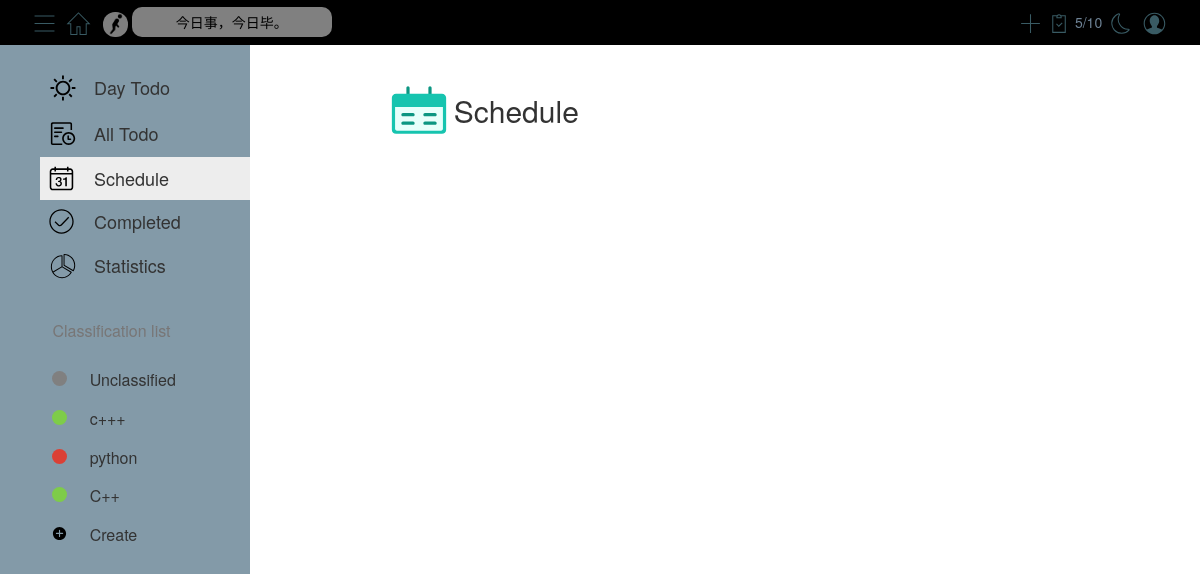
Screenshot of /schedule/ (signed in) with the database file from the repository.
### models.py (models this page shows)
class Class(db.Model):
    __tablename__ = 'class'
    cid = db.Column(db.Integer, primary_key=True, autoincrement=True)
    cname = db.Column(db.String(50), nullable=False)
    color = db.Column(db.String(50), nullable=False)
    uid = db.Column(db.Integer, db.ForeignKey('user.uid'), nullable=False)

### blueprints/schedule.py (the view)
@bp.route('/')
def index():
    if session.get('uid'):
        return render_template('schedule.html', modules=get_modules(), number_of_completed_tasks=get_number_of_completed_tasks(),
                               number_of_tasks=get_number_of_completed_tasks()+get_number_of_uncompleted_tasks())
    else:
        return redirect(url_for('user.login'))

### utils.py (called while the page is built)
def get_modules():
    uid = session.get('uid')
    modules = Class.query.filter_by(uid=uid).all()
    res = []
    for module in modules:
        res.append({'id': module.cid, 'name': module.cname, 'color': module.color})
    return res

def get_uncompleted_tasks():
    modules = get_modules()
    res = []
    for module in modules:
        cid = module['id']
        tasks = Task.query.filter_by(cid=cid, task_status=False).all()
        for task in tasks:
            if task.task_date < datetime.date.today():
                task_color = 'red'
            elif task.task_date > datetime.date.today():
                task_color = 'black'
            else:
                if task.task_time < datetime.datetime.now().time():
                    task_color = 'red'
                else:
                    task_color = 'black'
            res.append({"id": task.tid, "task_name": task.task_name, "task_description": task.task_description, "date": task.task_date, "time": task.task_time, "informed": task.informed, "cid": cid, "module_name": module['name'], "module_color": module['color'], "task_color": task_color})
    return res

def get_completed_tasks():
    modules = get_modules()
    res = []
    for module in modules:
        cid = module['id']
        tasks = Task.query.filter_by(cid=cid, task_status=True).all()
        for task in tasks:
            res.append({'id': task.tid, 'task_name': task.task_name, 'task_description': task.task_description, 'date': task.task_date, 'time': task.task_time, 'informed': task.informed, 'cid': cid, 'module_name': module['name'], 'module_color': module['color'], 'completed_date': task.completed_date, 'completed_time': task.completed_time})
    return res

def get_number_of_uncompleted_tasks():
    tasks = get_uncompleted_tasks()
    return len(tasks)

def get_number_of_completed_tasks():
    tasks = get_completed_tasks()
    return len(tasks)

### templates/schedule.html (shortened to what this page needs)
<link href="../static/style/schedule.css" rel="stylesheet" type="text/css"/>
{% extends "base.html" %}
{% block content %}
    <div class="container" id="schedule-mainContent">
        <div id="status-dock">
            <table>
                <tr>
                    <th>
                    </th>
                    <td style="font-size: 30px">Schedule</td>
                    <td style="font-size: 16px;padding-left: 8px;position: relative;top: 8px;" class="date"
                        id="today-date">
                    </td>
                </tr>
            </table>
        </div>
    </div>
{% endblock %}

### templates/base.html (shortened to what this page needs)
<!DOCTYPE html>
<html lang="en">
<head>
    <link rel="stylesheet" href="../static/bootstrap/bootstrap@3.4.1.min.css">
    <link rel="stylesheet" href="../static/style/base.css">
    <link rel="stylesheet" href="../static/flatpickr/flatpickr.min.css">
    <link id="flatpickrDark" rel="stylesheet" type="text/css" href="">
    <link rel="stylesheet" href="https://cdn.jsdelivr.net/npm/fullcalendar@5.11.3/main.min.css">
    <link rel="stylesheet" type="text/css" href="https://cdn.jsdelivr.net/npm/toastify-js/src/toastify.min.css">
</head>
<body>
<div class="topnav">
    <div class="topnav-left">
        <button>
        </button>
        <button id="home">
        </button>
        <img class="icon" src="../static/icon/run.gif" alt="run.gif"
             style="height: 25px; width: 25px; border-radius: 12px; opacity: 0.5; margin-left: 5px;">
        <div id="saying">今日事，今日毕。</div>
    </div>
    <div class="topnav-right">
        <button data-toggle="modal" data-target="#newTaskModel">
            <svg class="icon" width="25px" height="25px" viewBox="0 0 1024 1024" version="1.1"
                 xmlns="http://www.w3.org/2000/svg">
                <path d="M533.333333 490.666667V128h-42.666666v362.666667H128v42.666666h362.666667v362.666667h42.666666V533.333333h362.666667v-42.666666z"
                      fill="#395B64"/>
            </svg>
        </button>
        <div>
            <div id="numOfCompleted">{{ number_of_completed_tasks }}/{{ number_of_tasks }}</div>
        </div>
        <button id="day-night">
        </button>
        <button data-toggle="modal" data-target="#logout">
        </button>
    </div>
</div>
<div class="below container-fluid">
    <div id="sidebar">
        <table id="sidebar-top-table" class="table table-hover" style="width: 210px;">
            <tr id="today" onclick="location.href={{ url_for('today.index') }};">
                <td>
                </td>
                <td>Day Todo</td>
            </tr>
            <tr id="all" onclick="location.href={{ url_for('all.index') }};">
                <td>
                </td>
                <td>All Todo</td>
            </tr>
            <tr id="schedule" onclick="location.href={{ url_for('schedule.index') }};">
                <td>
                </td>
                <td>Schedule</td>
            </tr>
            <tr id="completed" onclick="location.href={{ url_for('completed.index') }};">
                <td>
                </td>
                <td>Completed</td>
            </tr>
            <tr id="statistics" onclick="location.href={{ url_for('statistics.index') }};">
                <td>
                </td>
                <td>Statistics</td>
            </tr>
        </table>
        <div id="line"></div>
        <div id="sidebar-text">Classification list</div>
        <table id="sidebar-bottom-table" class="table table-hover" style="width: 100%">
            {% for module in modules %}
                <tr class={{ module['name'] }} id={{ module['id'] }}>
                    <th>
                    </th>
                    <th>
                        <div id="ff5106_circle" class="circle"
                             style="background-color: {{ module['color'] }}; border-radius: 50%; width: 15px; height: 15px; position: relative; top: 2px;"></div>
                    </th>
                    <th class="module-name">{{ module['name'] }}</th>
                    <th>
                    </th>
                </tr>
            {% endfor %}
            <tr data-toggle="modal" data-target="#new-module">
                <th></th>
                <th>
                </th>
                <th>Create</th>
                <th></th>
            </tr>
        </table>
    </div>
    <div id="mainContent">{% block content %}{% endblock %}</div>
</div>
</body>
</html>

### static/style/schedule.css (style rules this page uses)
#schedule-mainContent { width: 75%; transition: all .5s; }
#status-dock { display: flex; flex-direction: row; position: relative; margin-bottom: 20px; margin-top: 30px }

### static/style/base.css (style rules this page uses)
:root { --color-primary: #D1E7EA; --color-secondary: #F7F7F7; --color-nav-font: rgb(110, 131, 150); --color-nav-sayings-font: rgb(110, 131, 150); --color-main-font: rgb(120, 118, 118); --color-sidebar-line: #e6e4e4; --color-sidebar-clicked: #EDEDED; --color-modal-content: #ffffff; }
.topnav { background-color: var(--color-primary); height: 45px; overflow: hidden; transition: all 0.4s; }
.topnav div { display: inline-block; }
.topnav-left { float: left; padding-left: 30px; line-height: 45px; }
.topnav-right { float: right; padding-right: 30px; line-height: 45px; display: inline-block; }
.topnav-left button { width: 30px; height: 30px; line-height: 30px; }
.topnav-right button { width: 30px; height: 30px; line-height: 30px; }
.topnav button { border-radius: 20%; background-color: var(--color-primary); border: none; position: relative; top: 7.5px; transition: all .4s; }
.topnav-left .icon { margin-left: -4px; }
.topnav-right .icon { margin-left: -4px; }
#saying { width: 200px; line-height: 30px; color: var(--color-nav-sayings-font); background-color: rgba(255, 255, 255, 0.5); border-radius: 10px; text-align: center; transition: all 0.4s; }
#numOfCompleted { color: var(--color-nav-font); }
#numOfCompleted-icon { position: relative; top: 7.5px; }
.below { display: flex; padding-left: 0; padding-right: 0; padding-bottom: 0; flex-direction: row; }
#sidebar { width: 250px; height: calc(100vh - 45px); background-color: var(--color-secondary); transition: all 0.5s; padding-top: 20px; position: fixed; left: 0px; z-index: 1; display: flex; flex-direction: column; overflow-y: scroll; overflow-x: hidden; }
#sidebar-top-table { position: relative; left: 40px; }
#sidebar-top-table tr td { border: 0px; font-size: 18px; vertical-align: middle; }
#sidebar-top-table tr td:first-child { width: 30px; }
#sidebar-text { font-size: 16px; color: var(--color-main-font); margin-bottom: 8px; position: relative; left: 52.4px; display: flex; }
#line { width: 100%; height: 1px; background-color: var(--color-sidebar-line); margin-bottom: 10px; }
#sidebar-bottom-table { margin-top: 10px; }
#sidebar-bottom-table tr { height: 35px; }
#sidebar-bottom-table tr th { font-size: 16px; font-weight: 400; border: none; }
tr.on td { background-color: var(--color-sidebar-clicked); transition: all 0.5s; }
#mainContent { margin-left: 250px; width: calc(100% - 250px); height: calc(100vh - 45px); transition: all 0.5s; overflow-y: scroll; }

### rows the page displays
Class: name "Unclassified"
Class: name "c+++"
Class: name "python"
Class: name "C++"

### other values shown
{{ number_of_completed_tasks }} "5"
{{ number_of_tasks }} "10"
